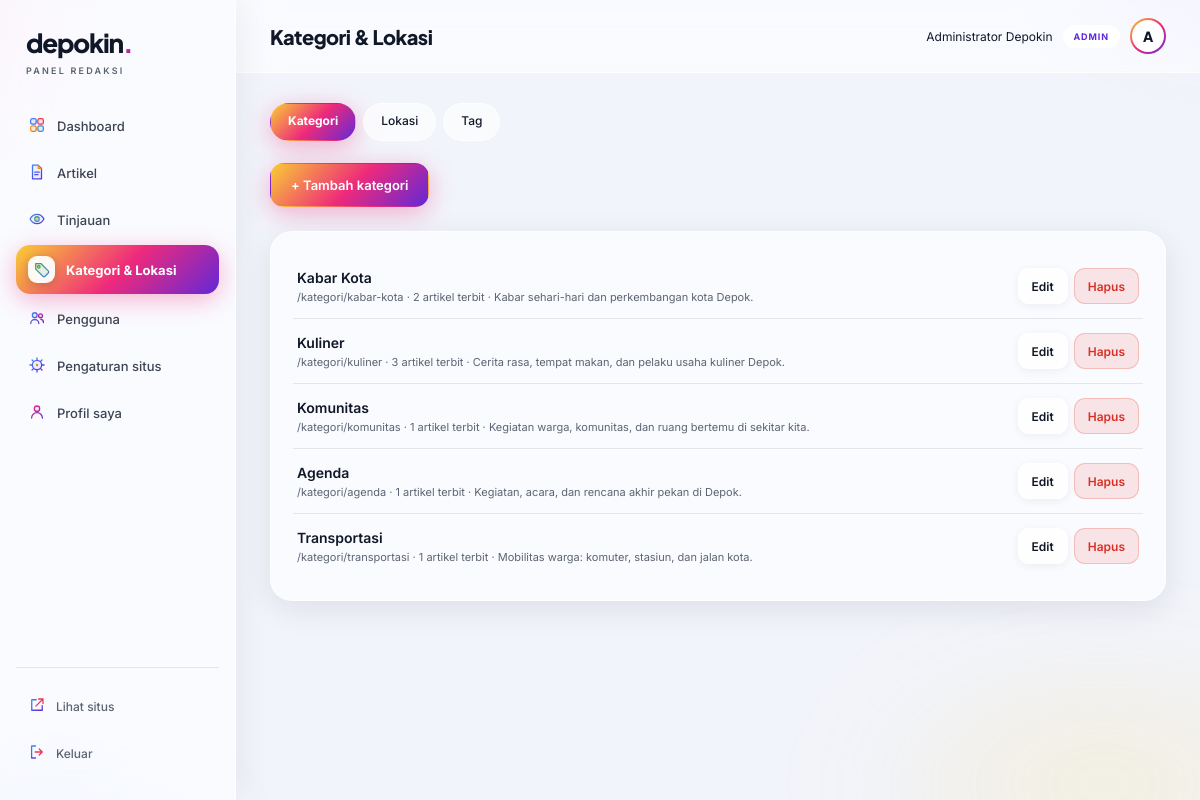
/redaksi/taxonomi.php (signed in), run on the app's committed database.
### tables this page shows
CREATE TABLE users (
  id INT UNSIGNED NOT NULL AUTO_INCREMENT,
  name VARCHAR(100) NOT NULL,
  email VARCHAR(190) NOT NULL,
  password_hash VARCHAR(255) NOT NULL,
  role ENUM('admin','editor','penulis') NOT NULL DEFAULT 'penulis',
  bio VARCHAR(500) DEFAULT NULL,
  avatar_path VARCHAR(255) DEFAULT NULL,
  is_active TINYINT(1) NOT NULL DEFAULT 1,
  created_at TIMESTAMP NOT NULL DEFAULT CURRENT_TIMESTAMP,
  updated_at TIMESTAMP NOT NULL DEFAULT CURRENT_TIMESTAMP ON UPDATE CURRENT_TIMESTAMP,
  PRIMARY KEY (id),
  UNIQUE KEY uq_users_email (email)
);

CREATE TABLE categories (
  id INT UNSIGNED NOT NULL AUTO_INCREMENT,
  name VARCHAR(80) NOT NULL,
  slug VARCHAR(100) NOT NULL,
  description VARCHAR(300) DEFAULT NULL,
  created_at TIMESTAMP NOT NULL DEFAULT CURRENT_TIMESTAMP,
  PRIMARY KEY (id),
  UNIQUE KEY uq_categories_slug (slug),
  UNIQUE KEY uq_categories_name (name)
);

### app/helpers.php (called while the page is built, shortened)
<?php
function e(?string $s): string
{
    return htmlspecialchars((string)$s, ENT_QUOTES, 'UTF-8');
}
function url(string $path = ''): string
{
    return BASE_URL . '/' . ltrim($path, '/');
}

### app/db.php (called while the page is built, shortened)
<?php
function db(): PDO
{
    static $pdo = null;
    if ($pdo === null) {
        $pdo = new PDO(
            'mysql:host=' . DB_HOST . ';dbname=' . DB_NAME . ';charset=utf8mb4',
            DB_USER,
            DB_PASS,
            [
                PDO::ATTR_ERRMODE => PDO::ERRMODE_EXCEPTION,
                PDO::ATTR_DEFAULT_FETCH_MODE => PDO::FETCH_ASSOC,
                PDO::ATTR_EMULATE_PREPARES => false,
            ]
        );
    }
    return $pdo;
}

### app/auth.php (called while the page is built, shortened)
<?php
function current_user(): ?array
{
    static $user = false;
    if ($user !== false) return $user;
    $user = null;
    if (!empty($_SESSION['user_id'])) {
        $stmt = db()->prepare('SELECT * FROM users WHERE id = ? AND is_active = 1');
        $stmt->execute([(int)$_SESSION['user_id']]);
        $row = $stmt->fetch();
        if ($row) $user = $row;
        else unset($_SESSION['user_id']);
    }
    return $user;
}
function require_login(): array
{
    $user = current_user();
    return $user;
}
function require_role(string ...$roles): array
{
    $user = require_login();
    return $user;
}

### app/articles.php (called while the page is built, shortened)
<?php
function kategori_semua(): array
{
    return db()->query("SELECT c.*, (SELECT COUNT(*) FROM articles a WHERE a.category_id = c.id AND a.status = 'terbit' AND a.published_at <= NOW()) AS jumlah FROM categories c ORDER BY c.id")->fetchAll();
}

### redaksi/taxonomi.php (the view, shortened to what this page needs)
<?php
require_once __DIR__ . '/../config/config.php';
require_once __DIR__ . '/partials/layout.php';
$user = require_role('admin', 'editor');
$tab = (string)($_GET['tab'] ?? 'kategori');
$kategori = kategori_semua();
layout_mulai('Kategori & Lokasi', 'taxonomi');
?>
<nav class="tabs" aria-label="Jenis taksonomi">
  <a class="<?= $tab === 'kategori' ? 'active' : '' ?>" href="<?= url('redaksi/taxonomi.php?tab=kategori') ?>">Kategori</a>
  <a class="<?= $tab === 'lokasi' ? 'active' : '' ?>" href="<?= url('redaksi/taxonomi.php?tab=lokasi') ?>">Lokasi</a>
  <a class="<?= $tab === 'tag' ? 'active' : '' ?>" href="<?= url('redaksi/taxonomi.php?tab=tag') ?>">Tag</a>
</nav>
<?php if ($tab === 'kategori'): ?>
<div class="page-actions"><button class="btn btn-primary" type="button" data-modal="kat-dialog">+ Tambah kategori</button></div>
<div class="panel"><div class="row-list">
  <?php foreach ($kategori as $c): ?>
  <div class="row-item">
    <div class="grow"><span class="title"><?= e($c['name']) ?></span><span class="sub">/kategori/<?= e($c['slug']) ?> · <?= (int)$c['jumlah'] ?> artikel terbit<?= $c['description'] ? ' · ' . e($c['description']) : '' ?></span></div>
    <div class="actions">
      <button class="btn btn-outline btn-sm" type="button" data-modal="kat-dialog" data-id="<?= (int)$c['id'] ?>" data-name="<?= e($c['name']) ?>" data-slug="<?= e($c['slug']) ?>" data-description="<?= e($c['description'] ?? '') ?>">Edit</button>
      <form method="post" data-confirm="Hapus kategori ini?"><button class="btn btn-danger btn-sm" type="submit">Hapus</button></form>
    </div>
  </div>
  <?php endforeach; ?>
</div></div>
<?php endif; ?>
<?php layout_selesai(); ?>

### redaksi/partials/layout.php (shortened to what this page needs)
<?php
function layout_mulai(string $title, string $active): void
{
    $user = require_login();
    $menu = [
        ['index.php', 'Dashboard', 'dashboard', true, 'dashboard'],
        ['artikel.php', 'Artikel', 'artikel', true, 'doc'],
        ['tinjauan.php', 'Tinjauan', 'tinjauan', is_editor(), 'eye'],
        ['taxonomi.php', 'Kategori & Lokasi', 'taxonomi', is_editor(), 'tag'],
        ['pengguna.php', 'Pengguna', 'pengguna', is_admin(), 'users'],
        ['pengaturan.php', 'Pengaturan situs', 'pengaturan', is_admin(), 'gear'],
        ['profil.php', 'Profil saya', 'profil', true, 'user'],
    ];
    ?>
<!doctype html>
<html lang="id">
<head>
  <link rel="stylesheet" href="<?= url('redaksi/assets/admin.css') ?>">
</head>
<body>
<div class="admin-shell">
  <aside class="sidebar" id="sidebar">
    <a class="brand" href="<?= url('redaksi/index.php') ?>">depokin<span class="brand-dot">.</span><small>PANEL REDAKSI</small></a>
    <nav class="side-nav" aria-label="Menu redaksi">
      <?php foreach ($menu as [$path, $label, $key, $boleh, $ikon]): if (!$boleh) continue; ?>
      <a href="<?= url('redaksi/' . $path) ?>" <?= $active === $key ? 'aria-current="page"' : '' ?>><span data-icon="<?= e($ikon) ?>"></span><?= e($label) ?></a>
      <?php endforeach; ?>
    </nav>
    <div class="side-foot">
      <a href="<?= url() ?>" target="_blank" rel="noreferrer"><span data-icon="external"></span>Lihat situs</a>
      <form method="post" action="<?= url('redaksi/logout.php') ?>"><?= csrf_field() ?><button type="submit"><span data-icon="logout"></span>Keluar</button></form>
    </div>
  </aside>
  <div class="admin-main">
    <header class="topbar">
      <h1><?= e($title) ?></h1>
      <div class="user-chip">
        <span class="user-name"><?= e($user['name']) ?></span>
        <span class="role-badge"><?= e($user['role']) ?></span>
        <span class="avatar" aria-hidden="true"><?= e(mb_strtoupper(mb_substr($user['name'], 0, 1))) ?></span>
      </div>
    </header>
    <div class="admin-content">
    <?php
}
function layout_selesai(): void
{
    ?>
    </div>
  </div>
</div>
</body>
</html>
    <?php
}

### data on the page
users: name "Administrator Depokin", role "ADMIN", name "A"
categories: name "Kabar Kota", slug "kabar-kota", jumlah "2", description "Kabar sehari-hari dan perkembangan kota Depok."
categories: name "Kuliner", slug "kuliner", jumlah "3", description "Cerita rasa, tempat makan, dan pelaku usaha kuliner Depok."
categories: name "Komunitas", slug "komunitas", jumlah "1", description "Kegiatan warga, komunitas, dan ruang bertemu di sekitar kita."
categories: name "Agenda", slug "agenda", jumlah "1", description "Kegiatan, acara, dan rencana akhir pekan di Depok."
categories: name "Transportasi", slug "transportasi", jumlah "1", description "Mobilitas warga: komuter, stasiun, dan jalan kota."

### other printed values
$label "Dashboard"
$label "Artikel"
$label "Tinjauan"
$label "Kategori & Lokasi"
$label "Pengguna"
$label "Pengaturan situs"
$label "Profil saya"
$title "Kategori & Lokasi"
